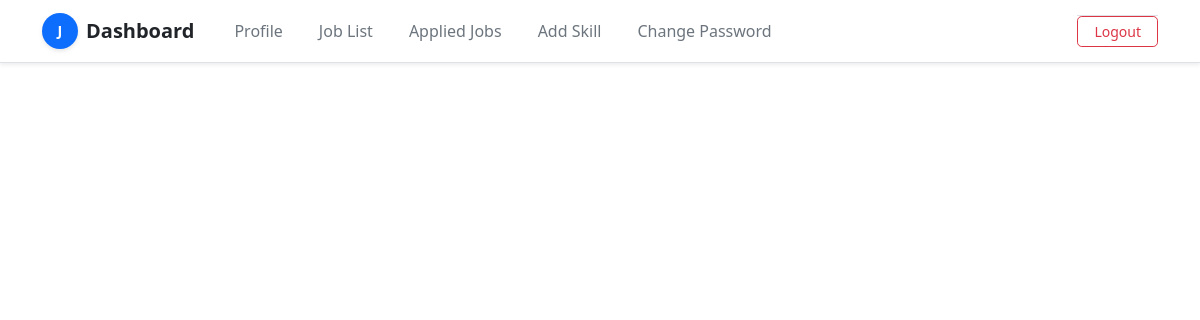
/dashboard/ (signed in), run on an earlier commit of the app's database.
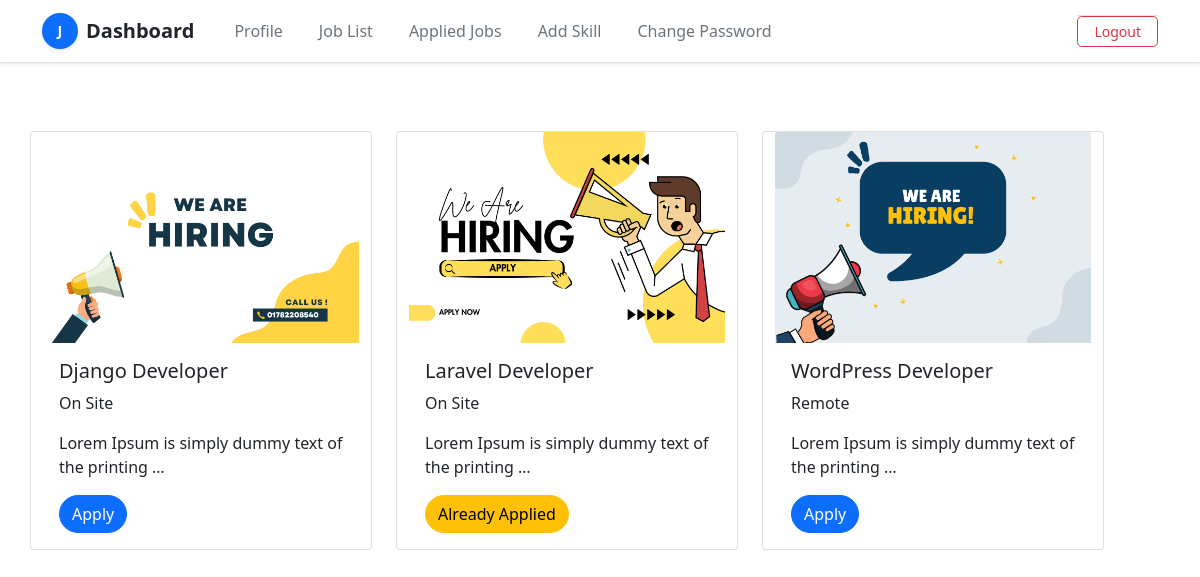
And on a later commit of the database.
### Job_App/models.py (models this page shows, shortened)
class JobpostModel(models.Model):
    user = models.ForeignKey(RecruiterProfileModel, on_delete=models.CASCADE)
    title = models.CharField(max_length=200,null=True)
    type = models.CharField(max_length=200,null=True)
    description = models.TextField(null=True)
    image = models.ImageField(upload_to='media/jobs', null=True)
    skill_set = models.ManyToManyField(SkillsModel, blank=True)

### Job_App/views.py (the view)
# urls.py: path('dashboard/',dashboardPage,name='dashboard'),
def dashboardPage(req):
    if req.user.user_type == 'recruiter':
        try:
            recruiter = RecruiterProfileModel.objects.get(user = req.user)
        except:
            messages.warning(req,'Profile Update First')
            return redirect('recruiter')
        jobs = JobpostModel.objects.filter(user = recruiter)
        job_len = JobpostModel.objects.filter(user = recruiter).__len__ or 0
        appliedjobs = ApplyModel.objects.filter(recruiter = recruiter).__len__ or 0
        jobid = None
        totalpending = ApplyModel.objects.filter(status = 'pending').__len__ or 0
        totalshortlisted = ApplyModel.objects.filter(status = 'shortlisted').__len__ or 0
        totalrejected = ApplyModel.objects.filter(status = 'rejected').__len__ or 0
    elif req.user.user_type == 'jobseeker':
        try:
            seeker = JobseekerProfileModel.objects.get(user = req.user)
        except:
            messages.warning(req,'Profile Update First')
            return redirect('jobseeker')
        jobs = JobpostModel.objects.all()
        jobid = ApplyModel.objects.filter(user = seeker).values_list("job_id", flat=True)
        appliedjobs = 0
        job_len = 0
        totalpending = 0
        totalshortlisted = 0
        totalrejected = 0
    con = {
        'jobs': jobs,
        'appliedjobs': appliedjobs,
        'job_len': job_len,
        'jobid': jobid,
        'totalpending': totalpending,
        'totalshortlisted': totalshortlisted,
        'totalrejected': totalrejected
    }
    return render(req, 'pages/dashboard.html',con)

### Job_App/templates/pages/dashboard.html (shortened to what this page needs)
{% extends 'base/base.html' %}
{% block body %}
{% if request.user.user_type == 'recruiter' %}
<div class="container py-4">
    <div class="row g-4 justify-content-center mb-4">
        <div class="col-12 col-md-6 col-lg-4">
            <div class="card border-0 form-card-shadow rounded-4 h-100 p-3" style="background-color: teal; color: white;">
                <div class="card-body d-flex flex-column justify-content-center align-items-center text-center">
                    <h5 class="fw-semibold mb-2">Total Job Posted</h5>
                    <h2 class="fw-bold display-6 mb-0">{{ job_len|default:"0" }}</h2>
                </div>
            </div>
        </div>
        <div class="col-12 col-md-6 col-lg-4">
            <div class="card border-0 form-card-shadow rounded-4 h-100 p-3" style="background-color: rgb(46, 86, 102); color: white;">
                <div class="card-body d-flex flex-column justify-content-center align-items-center text-center">
                    <h5 class="fw-semibold mb-2">Total Application</h5>
                    <h2 class="fw-bold display-6 mb-0">{{ appliedjobs|default:"0" }}</h2>
                </div>
            </div>
        </div>
        <div class="col-12 col-md-6 col-lg-4">
            <div class="card border-0 form-card-shadow rounded-4 h-100 p-3" style="background-color: rgb(162, 214, 39); color: white;">
                <div class="card-body d-flex flex-column justify-content-center align-items-center text-center">
                    <h5 class="fw-semibold mb-2">Total Pending</h5>
                    <h2 class="fw-bold display-6 mb-0">{{ totalpending|default:"0" }}</h2>
                </div>
            </div>
        </div>
    </div>
    <div class="row g-4 justify-content-center">
        <div class="col-12 col-md-6 col-lg-4">
            <div class="card border-0 form-card-shadow rounded-4 h-100 p-3" style="background-color: rgb(32, 155, 94); color: white;">
                <div class="card-body d-flex flex-column justify-content-center align-items-center text-center">
                    <h5 class="fw-semibold mb-2">Total Shortlisted</h5>
                    <h2 class="fw-bold display-6 mb-0">{{ totalshortlisted|default:"0" }}</h2>
                </div>
            </div>
        </div>
        <div class="col-12 col-md-6 col-lg-4">
            <div class="card border-0 form-card-shadow rounded-4 h-100 p-3" style="background-color: rgb(192, 62, 62); color: white;">
                <div class="card-body d-flex flex-column justify-content-center align-items-center text-center">
                    <h5 class="fw-semibold mb-2">Total Rejected</h5>
                    <h2 class="fw-bold display-6 mb-0">{{ totalrejected|default:"0" }}</h2>
                </div>
            </div>
        </div>
    </div>
</div>
{% elif request.user.user_type == 'jobseeker' %}
<div class="row ">
  {% for j in jobs %}
  <div class="card me-4" style="width: 30%; margin-top: 20px;">
    {% if j.image %}
    <img src="{{j.image.url}}" class="card-img-top" alt="...">
    {% endif %}
    <div class="card-body">
      <h5 class="card-title">{{j.title}}</h5>
      <p>{{j.type}}</p>
      <p class="card-text">{{j.description | truncatechars:50}}</p>
      {% if request.user.user_type == 'jobseeker' %}
      {% if j.id in jobid %}
      <a href="javascript:void(0)" class="btn btn-warning rounded-pill">Already Applied</a>
      {% else %}
      <a href="{% url 'apply' j.id %}" class="btn btn-primary rounded-pill">Apply</a>
      {% endif %}
      {% elif request.user.user_type == 'recruiter' %}
      <a href="{% url 'editjobpost' j.id %}" class="btn btn-warning rounded-pill">Edit</a>
      <a href="{% url 'deletejob' j.id %}" class="btn btn-danger rounded-pill">Delete</a>
      {% endif %}
    </div>
  </div>
  {% endfor %}
</div>
{% endif %}
{% endblock body %}

What changed in the data, as far as the page shows it:
added JobpostModel: image (picture), title "Django Developer", type "On Site", description "Lorem Ipsum is simply dummy text of the printing …", shows "Apply"
added JobpostModel: image (picture), title "Laravel Developer", type "On Site", description "Lorem Ipsum is simply dummy text of the printing …", shows "Already Applied"
added JobpostModel: image (picture), title "WordPress Developer", type "Remote", description "Lorem Ipsum is simply dummy text of the printing …", shows "Apply"
